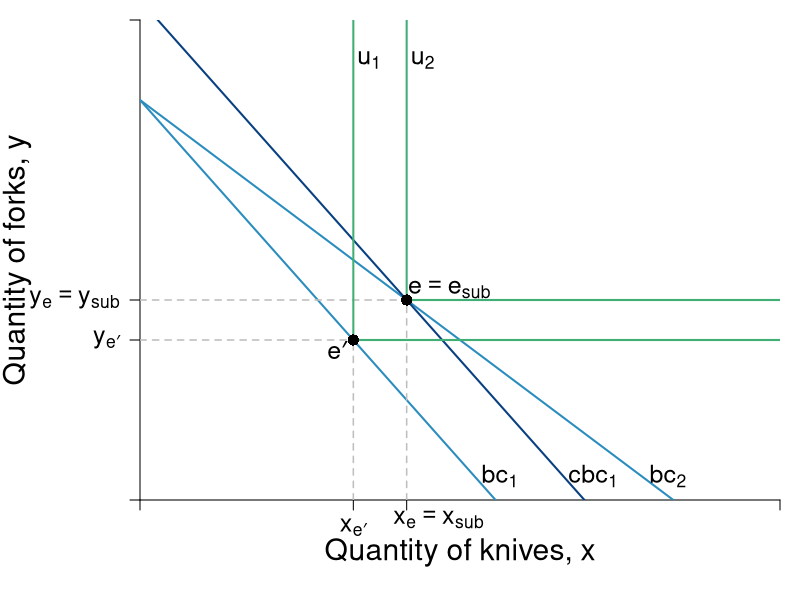

The R source for this figure:
#Graph Designers: Simon Halliday + Scott Cohn
#Authors: Bowles and Halliday
#Title: Microeconomics: Competition, Conflict and Coordination


require(shape)
pdf(file = "indmarketdemand/decomposition_leontief.pdf", width = 8, height = 8)

#Set parameters for graphics
axislabelsize <- 1.8
labelsize <- 1.5
namesize <- 1.8
annotatesize <- 1.5
graphlinewidth <- 2
segmentlinewidth <- 1.5

COL <- c("#7fc97f", "#beaed4", "#fdc086", "#ffff99", "#386cb0", "#f0027f", "#bf5b17", "#666666")
COLA <- c("#99d8c9","#66c2a4","#41ae76", "#238b45", "#005824")
COLB <- c("#4eb3d3", "#2b8cbe", "#0868ac","#084081")

#Edited the margins to cater for the larger LHS labels
par(mar =  c(5, 7, 1, 1))

mrsA <- function(x, rmax = 10, xmax = 20) {
  rmax - (rmax/xmax)*x
}

uA <- function(x, y, rmax = 2, xmax = 12) {
  y + rmax*x - (1/2)*(rmax/xmax)*x^2
}

indiffA1 <- function(x, uA = 10, rmax = 2.5, xmax = 10) {
  uA - rmax*x + (1/2)*(rmax/xmax)*(x^2)
}

offerCurve <- function(x, w, rmax = 2, xmax = 12) {
  w - rmax*x + (rmax/xmax)*x^2
}

bcA <- function(x, w = 20, px = 2, py = 2) {
  w/(py) - (px/py)*x
}


xlims <- c(0, 12)
ylims <- c(0, 12)

npts <- 501 
x <- seq(xlims[1], xlims[2], length.out = npts)
y <- seq(ylims[1], ylims[2], length.out = npts) 
a <- c(13, 16.75, 19.25)

plot(0, 0, xlim = xlims, ylim = ylims, type = "n",
     xlab = expression(paste("")),
     ylab = expression(paste("")), 
     xaxt = "n", 
     yaxt = "n", 
     cex.lab = axislabelsize, 
     bty = "n",
     xaxs="i", 
     yaxs="i")


ticksy <- c(0, 4, 5 , ylims[2])
ylabels <- c(NA, expression(paste(y[e*minute])), expression(paste(y[e]== y[sub])), NA)
ticksx <- c(0, 4, 5,  xlims[2])
xlabels <- c(NA, expression(paste(x[e*minute])), NA, NA)

text(5.6, -0.5, expression(paste(x[e] == x[sub])), xpd = TRUE, cex = labelsize) 

axis(1, at = ticksx, pos = 0, labels = xlabels, cex.axis = labelsize)
axis(2, at = ticksy, pos = 0, labels = ylabels, las = 1, cex.axis = labelsize)

npts <- 500 
xx1 <- seq(xlims[1], xlims[2], length.out = npts)

#lines(xx1, bcA(xx1, w = 10, p = 1.5), col = COLB[3], lwd = graphlinewidth)
#lines(xx1, bcA(xx1, w = 20, px = 1.333), col = COLB[3], lwd = graphlinewidth)
lines(xx1, bcA(xx1, w = 20, px = 2), col = COLB[2], lwd = graphlinewidth)
lines(xx1, bcA(xx1, w = 20, px = 3), col = COLB[2], lwd = graphlinewidth)
lines(xx1, bcA(xx1, w = 25, px = 3), col = COLB[4], lwd = graphlinewidth)


#Label the axes
#mtext(expression(paste("Quantity of knives, ", x)), side=1, line = 2.5, cex = axislabelsize)
text(0.5*xlims[2], ylims[1] - 0.11*ylims[2], expression(paste("Quantity of knives, ", x)), xpd = TRUE, cex = axislabelsize) 
text(-2.3, 0.5*ylims[2], expression(paste("Quantity of forks, ", y)), xpd = TRUE, cex = axislabelsize, srt = 90) 

#Label the indifference curves
text(4.3, 11, expression(u[1]), cex = labelsize)
text(5.3, 11, expression(u[2]), cex = labelsize)
#text(6.25, 11, expression(u[3]), cex = labelsize)

#Label the price lines
text(6.75, 0.6, expression(paste(bc[1])), cex = annotatesize)
#text(6.6, 1, expression(paste(p[x] == 3)))
text(9.9, 0.6, expression(paste(bc[2])), cex = annotatesize)
#text(9.8, 1, expression(paste(p[x] == 2)))
text(8.5, 0.6, expression(paste(cbc[1])), cex = annotatesize)
#text(11.4, 3, expression(paste(p[x] == 1.33)))

#Label the offer curve
# text(11, 10.25, expression("Price"), cex = labelsize)
# text(11, 9.75, expression("Offer"), cex = labelsize)
# text(11, 9.25, expression("Curve"), cex = labelsize)

#Segments for points on Offer curve
segments(0, 4, 4, 4, lty = 2, col = "gray" , lwd = segmentlinewidth)
segments(4, 0, 4, 4, lty = 2, col = "gray" , lwd = segmentlinewidth)
segments(0, 5, 5, 5, lty = 2, col = "gray" , lwd = segmentlinewidth)
segments(5, 0, 5, 5, lty = 2, col = "gray" , lwd = segmentlinewidth)
# segments(0, 6, 6, 6, lty = 2, col = "gray" , lwd = segmentlinewidth)
# segments(6, 0, 6, 6, lty = 2, col = "gray" , lwd = segmentlinewidth)

# Add Leontief
segments(4, 4, 4, 22, lty = 1, col = COLA[3] , lwd = graphlinewidth)
segments(4, 4, 19, 4, lty = 1, col = COLA[3] , lwd = graphlinewidth)

segments(5, 5, 5, 22, lty = 1, col = COLA[3] , lwd = graphlinewidth)
segments(5, 5, 22, 5, lty = 1, col = COLA[3] , lwd = graphlinewidth)

#segments(6, 6, 6, 22, lty = 1, col = COLA[3] , lwd = graphlinewidth)
#segments(6, 6, 25, 6, lty = 1, col = COLA[3] , lwd = graphlinewidth)

#Add the offer curve (superimposed on the indifference curves tangent to the price lines)
#segments(2, 2, 23, 23, lty = 1, col = COL[3], lwd = graphlinewidth)

#Annotate points on offer curve mrs = p for each of p = 1, 0.5, 0.25
#Where mrs = 2 - (1/6)*x
points(4, 4, pch = 16, col = "black", cex = 1.5)
points(5, 5, pch = 16, col = "black", cex = 1.5)
#points(6, 6, pch = 16, col = "black", cex = 1.5)

text(3.7, 3.75, expression(paste(e*minute)), cex = labelsize)
text(5.8, 5.25, expression(paste(e == e[sub])), cex = labelsize)
#text(5.85, 5.5, expression(paste(c)), cex = labelsize)

dev.off()
